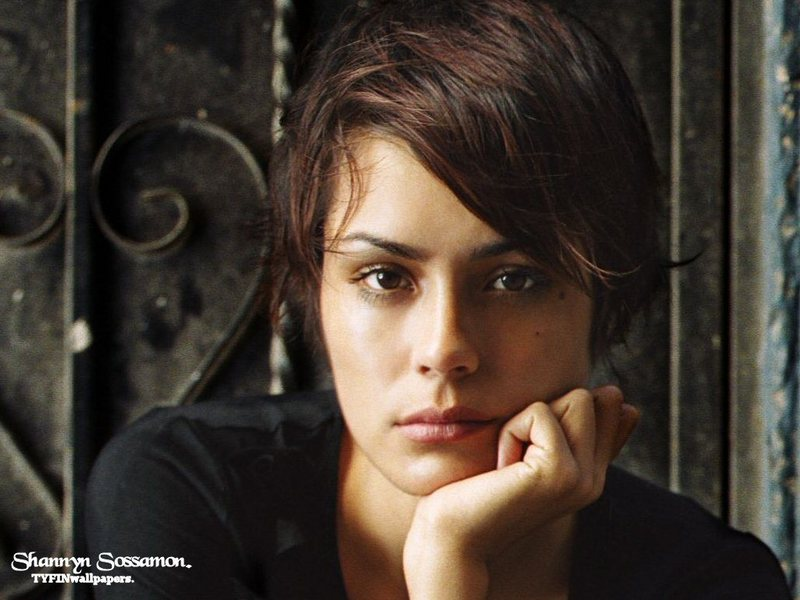
#> input picture data/shannyn.jpg, 800 x 600 px
$ jupyter execute resize_scratchpad.ipynb   (shell and % lines are left out)
#> lines starting #> are read from the running program, lines starting #| are printed output that depends on the picture
[cell 1]
import cv2
import skimage.io as io
import matplotlib.pyplot as plt

[cell 2]
img = io.imread('../data/shannyn.jpg')
#> img is the input picture: shape (600, 800, 3); mean R, G, B 68.4, 58.1, 49.3
plt.imshow(img)

[cell 3]
img.shape
#> Out = (600, 800, 3)

[cell 4]
h,w,_ = img.shape
#> h = 600; w = 800

[cell 5]
max_width = 200
scale     = 200/w
#> scale = 0.25

[cell 6]
new_height= h * scale
#> new_height = 150

[cell 7]
new_height
#> Out = 150

[cell 8]
from skimage.transform import downscale_local_mean, resize

[cell 9]
#down = downscale_local_mean(img,(2,2,1))
down = resize(img, (new_height,max_width))
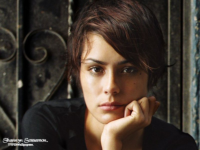
#> down: shape (150, 200, 3) float64; mean R, G, B 0.268, 0.228, 0.193


$ run again, with data/dubs.jpg copied over data/shannyn.jpg
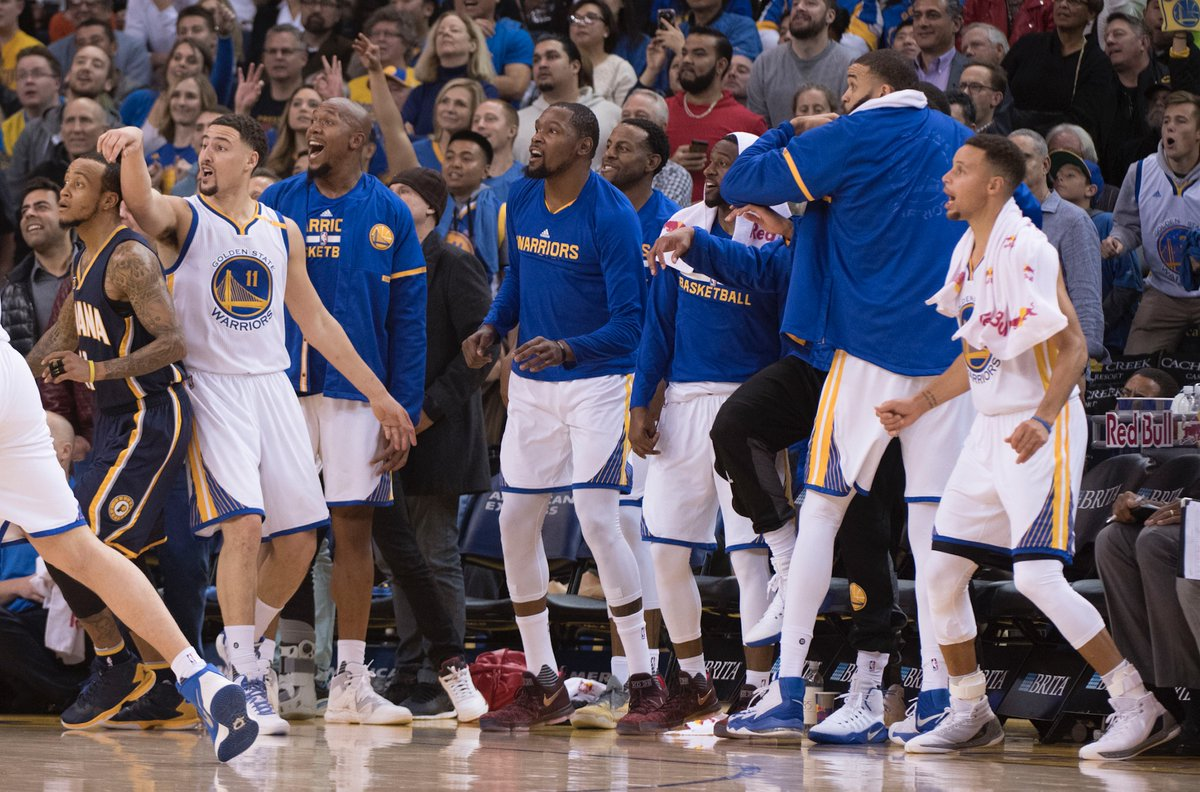
#> input picture data/dubs.jpg, 1200 x 792 px
#> img is the input picture: shape (792, 1200, 3); mean R, G, B 101.2, 92.6, 102.9
#> `down = resize(img, (new_height,max_width))`:
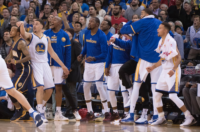
#> down: shape (132, 200, 3) float64; mean R, G, B 0.397, 0.363, 0.404
